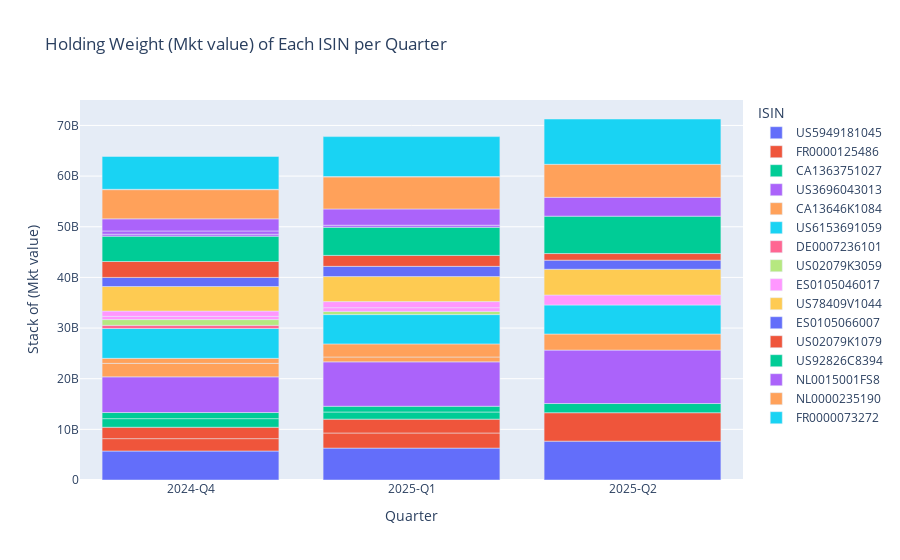

The notebook cell saved with this chart:
### Code cell
create_stacked_bar_chart(portfolio_df, 'Mkt value')

### Figure 1 — Plotly figure (JSON) as saved in the notebook; plotly's stock layout.template omitted (floating-point values rounded to 4 significant figures)
{"data": [{"customdata": [["US5949181045", "Microsoft"], ["US5949181045", "Microsoft"], ["US5949181045", "Microsoft"]], "hovertemplate": "ISIN=%{customdata[0]}<br>Quarter=%{x}<br>Value of Mkt value=%{y:,.2f}<br>Issuer=%{customdata[1]}<extra></extra>", "legendgroup": "US5949181045", "marker": {"color": "#636efa", "pattern": {"shape": ""}}, "name": "US5949181045", "orientation": "v", "showlegend": true, "textposition": "auto", "type": "bar", "x": ["2024-Q4", "2025-Q1", "2025-Q2"], "xaxis": "x", "y": [5719000000.0, 6299000000.0, 7670000000.0], "yaxis": "y"}, {"customdata": [["FR0000125486", "Vinci"], ["FR0000125486", "Vinci"], ["FR0000125486", "Vinci"], ["FR0000125486", "Vinci"], ["FR0000125486", "Vinci"]], "hovertemplate": "ISIN=%{customdata[0]}<br>Quarter=%{x}<br>Value of Mkt value=%{y:,.2f}<br>Issuer=%{customdata[1]}<extra></extra>", "legendgroup": "FR0000125486", "marker": {"color": "#EF553B", "pattern": {"shape": ""}}, "name": "FR0000125486", "orientation": "v", "showlegend": true, "textposition": "auto", "type": "bar", "x": ["2024-Q4", "2024-Q4", "2025-Q1", "2025-Q1", "2025-Q2"], "xaxis": "x", "y": [2448000000.0, 2249000000.0, 2981000000.0, 2738000000.0, 5616000000.0], "yaxis": "y"}, {"customdata": [["CA1363751027", "Canadian National"], ["CA1363751027", "Canadian National"], ["CA1363751027", "Canadian National"], ["CA1363751027", "Canadian National"], ["CA1363751027", "Canadian National"]], "hovertemplate": "ISIN=%{customdata[0]}<br>Quarter=%{x}<br>Value of Mkt value=%{y:,.2f}<br>Issuer=%{customdata[1]}<extra></extra>", "legendgroup": "CA1363751027", "marker": {"color": "#00cc96", "pattern": {"shape": ""}}, "name": "CA1363751027", "orientation": "v", "showlegend": true, "textposition": "auto", "type": "bar", "x": ["2024-Q4", "2024-Q4", "2025-Q1", "2025-Q1", "2025-Q2"], "xaxis": "x", "y": [1701000000.0, 1205000000.0, 1407000000.0, 1134000000.0, 1812000000.0], "yaxis": "y"}, {"customdata": [["US3696043013", "GE Aerospace"], ["US3696043013", "GE Aerospace"], ["US3696043013", "GE Aerospace"]], "hovertemplate": "ISIN=%{customdata[0]}<br>Quarter=%{x}<br>Value of Mkt value=%{y:,.2f}<br>Issuer=%{customdata[1]}<extra></extra>", "legendgroup": "US3696043013", "marker": {"color": "#ab63fa", "pattern": {"shape": ""}}, "name": "US3696043013", "orientation": "v", "showlegend": true, "textposition": "auto", "type": "bar", "x": ["2024-Q4", "2025-Q1", "2025-Q2"], "xaxis": "x", "y": [7041000000.0, 8763000000.0, 10550000000.0], "yaxis": "y"}, {"customdata": [["CA13646K1084", "Canadian Pacific Kansas City"], ["CA13646K1084", "Canadian Pacific Kansas City"], ["CA13646K1084", "Canadian Pacific Kansas City"], ["CA13646K1084", "Canadian Pacific Kansas City"], ["CA13646K1084", "Canadian Pacific Kansas City"]], "hovertemplate": "ISIN=%{customdata[0]}<br>Quarter=%{x}<br>Value of Mkt value=%{y:,.2f}<br>Issuer=%{customdata[1]}<extra></extra>", "legendgroup": "CA13646K1084", "marker": {"color": "#FFA15A", "pattern": {"shape": ""}}, "name": "CA13646K1084", "orientation": "v", "showlegend": true, "textposition": "auto", "type": "bar", "x": ["2024-Q4", "2024-Q4", "2025-Q1", "2025-Q1", "2025-Q2"], "xaxis": "x", "y": [2665000000.0, 991600000.0, 962000000.0, 2584000000.0, 3174000000.0], "yaxis": "y"}, {"customdata": [["US6153691059", "Moody's"], ["US6153691059", "Moody's"], ["US6153691059", "Moody's"]], "hovertemplate": "ISIN=%{customdata[0]}<br>Quarter=%{x}<br>Value of Mkt value=%{y:,.2f}<br>Issuer=%{customdata[1]}<extra></extra>", "legendgroup": "US6153691059", "marker": {"color": "#19d3f3", "pattern": {"shape": ""}}, "name": "US6153691059", "orientation": "v", "showlegend": true, "textposition": "auto", "type": "bar", "x": ["2024-Q4", "2025-Q1", "2025-Q2"], "xaxis": "x", "y": [5885000000.0, 5790000000.0, 5733000000.0], "yaxis": "y"}, {"customdata": [["DE0007236101", "Siemens AG"]], "hovertemplate": "ISIN=%{customdata[0]}<br>Quarter=%{x}<br>Value of Mkt value=%{y:,.2f}<br>Issuer=%{customdata[1]}<extra></extra>", "legendgroup": "DE0007236101", "marker": {"color": "#FF6692", "pattern": {"shape": ""}}, "name": "DE0007236101", "orientation": "v", "showlegend": true, "textposition": "auto", "type": "bar", "x": ["2024-Q4"], "xaxis": "x", "y": [626700000.0], "yaxis": "y"}, {"customdata": [["US02079K3059", "Alphabet"], ["US02079K3059", "Alphabet"]], "hovertemplate": "ISIN=%{customdata[0]}<br>Quarter=%{x}<br>Value of Mkt value=%{y:,.2f}<br>Issuer=%{customdata[1]}<extra></extra>", "legendgroup": "US02079K3059", "marker": {"color": "#B6E880", "pattern": {"shape": ""}}, "name": "US02079K3059", "orientation": "v", "showlegend": true, "textposition": "auto", "type": "bar", "x": ["2024-Q4", "2025-Q1"], "xaxis": "x", "y": [1141000000.0, 631700000.0], "yaxis": "y"}, {"customdata": [["ES0105046017", "Aena"], ["ES0105046017", "Aena"], ["ES0105046017", "Aena"], ["ES0105046017", "Aena"], ["ES0105046017", "Aena"]], "hovertemplate": "ISIN=%{customdata[0]}<br>Quarter=%{x}<br>Value of Mkt value=%{y:,.2f}<br>Issuer=%{customdata[1]}<extra></extra>", "legendgroup": "ES0105046017", "marker": {"color": "#FF97FF", "pattern": {"shape": ""}}, "name": "ES0105046017", "orientation": "v", "showlegend": true, "textposition": "auto", "type": "bar", "x": ["2024-Q4", "2024-Q4", "2025-Q1", "2025-Q1", "2025-Q2"], "xaxis": "x", "y": [635300000.0, 1048000000.0, 728000000.0, 1201000000.0, 1973000000.0], "yaxis": "y"}, {"customdata": [["US78409V1044", "S&P Global"], ["US78409V1044", "S&P Global"], ["US78409V1044", "S&P Global"]], "hovertemplate": "ISIN=%{customdata[0]}<br>Quarter=%{x}<br>Value of Mkt value=%{y:,.2f}<br>Issuer=%{customdata[1]}<extra></extra>", "legendgroup": "US78409V1044", "marker": {"color": "#FECB52", "pattern": {"shape": ""}}, "name": "US78409V1044", "orientation": "v", "showlegend": true, "textposition": "auto", "type": "bar", "x": ["2024-Q4", "2025-Q1", "2025-Q2"], "xaxis": "x", "y": [4843000000.0, 4941000000.0, 5085000000.0], "yaxis": "y"}, {"customdata": [["ES0105066007", "Cellnex Telecom SA"], ["ES0105066007", "Cellnex Telecom SA"], ["ES0105066007", "Cellnex Telecom SA"]], "hovertemplate": "ISIN=%{customdata[0]}<br>Quarter=%{x}<br>Value of Mkt value=%{y:,.2f}<br>Issuer=%{customdata[1]}<extra></extra>", "legendgroup": "ES0105066007", "marker": {"color": "#636efa", "pattern": {"shape": ""}}, "name": "ES0105066007", "orientation": "v", "showlegend": true, "textposition": "auto", "type": "bar", "x": ["2024-Q4", "2025-Q1", "2025-Q2"], "xaxis": "x", "y": [1798000000.0, 2021000000.0, 1792000000.0], "yaxis": "y"}, {"customdata": [["US02079K1079", "Alphabet"], ["US02079K1079", "Alphabet"], ["US02079K1079", "Alphabet"]], "hovertemplate": "ISIN=%{customdata[0]}<br>Quarter=%{x}<br>Value of Mkt value=%{y:,.2f}<br>Issuer=%{customdata[1]}<extra></extra>", "legendgroup": "US02079K1079", "marker": {"color": "#EF553B", "pattern": {"shape": ""}}, "name": "US02079K1079", "orientation": "v", "showlegend": true, "textposition": "auto", "type": "bar", "x": ["2024-Q4", "2025-Q1", "2025-Q2"], "xaxis": "x", "y": [3144000000.0, 2165000000.0, 1304000000.0], "yaxis": "y"}, {"customdata": [["US92826C8394", "Visa"], ["US92826C8394", "Visa"], ["US92826C8394", "Visa"]], "hovertemplate": "ISIN=%{customdata[0]}<br>Quarter=%{x}<br>Value of Mkt value=%{y:,.2f}<br>Issuer=%{customdata[1]}<extra></extra>", "legendgroup": "US92826C8394", "marker": {"color": "#00cc96", "pattern": {"shape": ""}}, "name": "US92826C8394", "orientation": "v", "showlegend": true, "textposition": "auto", "type": "bar", "x": ["2024-Q4", "2025-Q1", "2025-Q2"], "xaxis": "x", "y": [5007000000.0, 5552000000.0, 7383000000.0], "yaxis": "y"}, {"customdata": [["NL0015001FS8", "Ferrovial"], ["NL0015001FS8", "Ferrovial"], ["NL0015001FS8", "Ferrovial"], ["NL0015001FS8", "Ferrovial"], ["NL0015001FS8", "Ferrovial"], ["NL0015001FS8", "Ferrovial"]], "hovertemplate": "ISIN=%{customdata[0]}<br>Quarter=%{x}<br>Value of Mkt value=%{y:,.2f}<br>Issuer=%{customdata[1]}<extra></extra>", "legendgroup": "NL0015001FS8", "marker": {"color": "#ab63fa", "pattern": {"shape": ""}}, "name": "NL0015001FS8", "orientation": "v", "showlegend": true, "textposition": "auto", "type": "bar", "x": ["2024-Q4", "2024-Q4", "2024-Q4", "2025-Q1", "2025-Q1", "2025-Q2"], "xaxis": "x", "y": [382000000.0, 636200000.0, 2392000000.0, 404600000.0, 3208000000.0, 3725000000.0], "yaxis": "y"}, {"customdata": [["NL0000235190", "Airbus"], ["NL0000235190", "Airbus"], ["NL0000235190", "Airbus"], ["NL0000235190", "Airbus"], ["NL0000235190", "Airbus"]], "hovertemplate": "ISIN=%{customdata[0]}<br>Quarter=%{x}<br>Value of Mkt value=%{y:,.2f}<br>Issuer=%{customdata[1]}<extra></extra>", "legendgroup": "NL0000235190", "marker": {"color": "#FFA15A", "pattern": {"shape": ""}}, "name": "NL0000235190", "orientation": "v", "showlegend": true, "textposition": "auto", "type": "bar", "x": ["2024-Q4", "2024-Q4", "2025-Q1", "2025-Q1", "2025-Q2"], "xaxis": "x", "y": [5765000000.0, 72160000.0, 6331000000.0, 79250000.0, 6511000000.0], "yaxis": "y"}, {"customdata": [["FR0000073272", "Safran"], ["FR0000073272", "Safran"], ["FR0000073272", "Safran"]], "hovertemplate": "ISIN=%{customdata[0]}<br>Quarter=%{x}<br>Value of Mkt value=%{y:,.2f}<br>Issuer=%{customdata[1]}<extra></extra>", "legendgroup": "FR0000073272", "marker": {"color": "#19d3f3", "pattern": {"shape": ""}}, "name": "FR0000073272", "orientation": "v", "showlegend": true, "textposition": "auto", "type": "bar", "x": ["2024-Q4", "2025-Q1", "2025-Q2"], "xaxis": "x", "y": [6486000000.0, 7875000000.0, 8947000000.0], "yaxis": "y"}], "layout": {"barmode": "relative", "legend": {"title": {"text": "ISIN"}, "tracegroupgap": 0}, "title": {"text": "Holding Weight (Mkt value) of Each ISIN per Quarter"}, "uniformtext": {"minsize": 8, "mode": "hide"}, "xaxis": {"anchor": "y", "domain": [0, 1], "title": {"text": "Quarter"}}, "yaxis": {"anchor": "x", "autorange": true, "domain": [0, 1], "title": {"text": "Stack of (Mkt value)"}}}}
